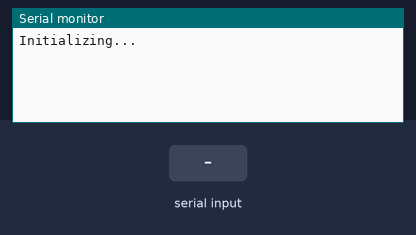
This sketch was run on a simulated ESP32. Parts: the last lines printed to the serial monitor. Inputs (shaded band) come from the test bench.

Above: at 2.2 s.
2.3 s: "1" received over the second serial link
At 3.5 s:
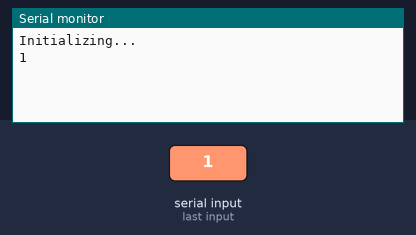
4.0 s: "0" received over the second serial link
At 4.6 s:
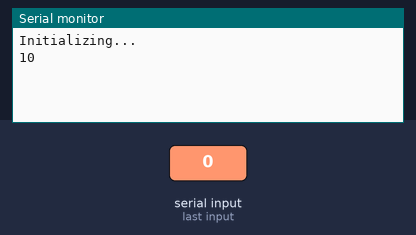

The sketch:

RFLOW_SIM800L_TERMINAL.ino
```cpp
#include <HardwareSerial.h>

//Create software serial object to communicate with SIM800L
HardwareSerial mySerial(1); //SIM800L Tx & Rx is connected to Arduino #3 & #2

void setup()
{
  //Begin serial communication with Arduino and Arduino IDE (Serial Monitor)
  Serial.begin(115200);

  //Begin serial communication with Arduino and SIM800L
  mySerial.begin(9600, SERIAL_8N1, 22, 23);

  Serial.println("Initializing...");
  delay(1000);
//
//  mySerial.println("AT"); //Once the handshake test is successful, it will back to OK
//  updateSerial();
//  mySerial.println("AT+CSQ"); //Signal quality test, value range is 0-31 , 31 is the best
//  updateSerial();
//  mySerial.println("AT+CCID"); //Read SIM information to confirm whether the SIM is plugged
//  updateSerial();
//  mySerial.println("AT+CREG?"); //Check whether it has registered in the network
//  updateSerial();
//  mySerial.write(26);
}

void loop()
{
  updateSerial();
}

void updateSerial()
{
  delay(500);
  while (Serial.available())
  {
    mySerial.write(Serial.read());//Forward what Serial received to Software Serial Port
  }
  while(mySerial.available())
  {
    Serial.write(mySerial.read());//Forward what Software Serial received to Serial Port
  }
}
```

Measured:
- after the input at 2.3 s, the serial monitor: prints a new line after 0.20 s (image 1)
- after the input at 4.0 s, the serial monitor: prints a new line at once (image 2)
